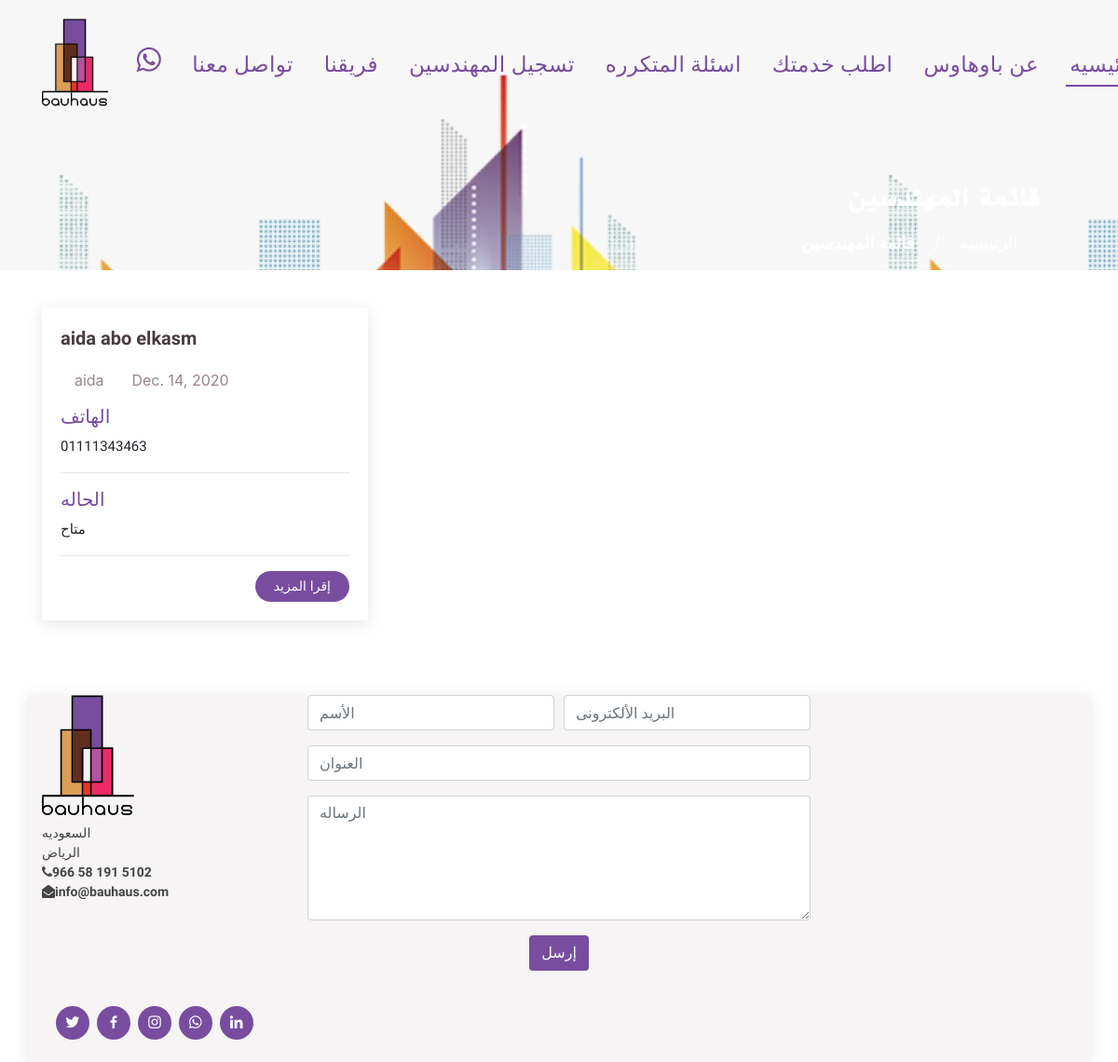
/office/engineer-list, run on an earlier commit of the app's database.
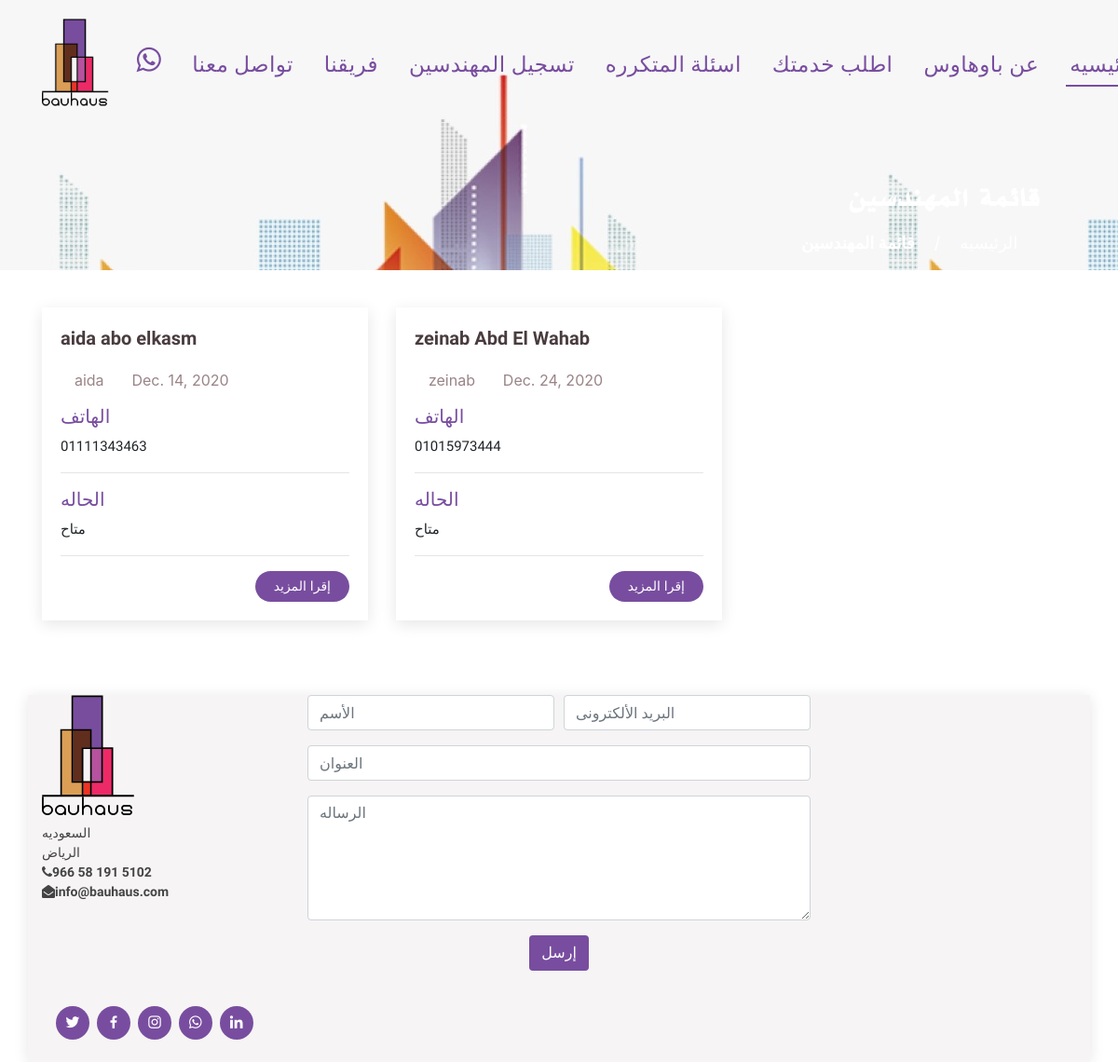
And on a later commit of the database.
### office/models.py (models this page shows, shortened)
class EngineerStatus(models.Model):
    STATUS_CHOCIES = (
        (1, 'متاح'),
        (2, 'غير متاح')
    )
    engineer = models.OneToOneField(User, on_delete=models.CASCADE, unique=True, verbose_name='مهندس')
    status = models.SmallIntegerField(null=True, blank=True, choices=STATUS_CHOCIES)

### accounts/models.py (models this page shows, shortened)
class User(AbstractBaseUser, PermissionsMixin):
    email = models.EmailField(
        verbose_name=_('email address'), max_length=255, unique=True
    )
    first_name = models.CharField(_('first name'), max_length=30, blank=True)
    last_name = models.CharField(_('last name'), max_length=150, blank=True)
    phone = models.CharField(max_length=255, null=True, blank=True)
    timestamp = models.DateTimeField(auto_now_add=True)
    profile_pic = models.ImageField(verbose_name='Profile Picture', default='porfile-pic.png')
    address = models.CharField(_('Address'), max_length=255, null=True, blank=True)
    is_customer = models.BooleanField(_('Customer'), default=False, help_text=_(
        'Designates whether this user should be treated as a Customer. '
    ), )
    is_engineer = models.BooleanField(_('Engineer'), default=False, help_text=_(
        'Designates whether this user should be treated as an Engineer. '
    ))
    is_admin = models.BooleanField(_('Admin'), default=False, help_text=_(
        'Designates whether this user should be treated as an Admin. '
    ))
    is_outdoor_engineer = models.BooleanField(_('outdoor engineer'), default=False, help_text=_(
        'Designates whether this user should be treated as an Outdoor Engineer. '
    ))
    USER_TYPE_CHOICES = (
        (1, 'admin'),
        (2, 'engineer'),
        (3, 'customer'),
        (4, 'outdoor_engineer'),
    )
    user_type = models.PositiveSmallIntegerField(choices=USER_TYPE_CHOICES, null=True, verbose_name=_('User Type'),
                                                 help_text=_(
                                                     'User Role in A system '
                                                 ))
    is_active = models.BooleanField(
        _('active'),
        default=True,
        help_text=_(
            'Designates whether this user should be treated as active. '
            'Unselect this instead of deleting accounts.'
        ),
    )
    is_staff = models.BooleanField(
        _('staff status'),
        default=False,
        help_text=_(
            'Designates whether the user can log into this admin site.'
        ),
    )
    date_joined = models.DateTimeField(
        _('date joined'), default=timezone.now
    )
    objects = UserManager()
    USERNAME_FIELD = 'email'
    REQUIRED_FIELDS = ['first_name', 'last_name', 'phone', 'address']

### office/views.py (the view)
# urls.py: path('engineer-list', views.engineer_online_list, name='engineer-online-list'),
def engineer_online_list(request):
    context = {"engineers": EngineerStatus.objects.filter(status=1)}
    return render(request, 'office/engineer-list.html', context=context)

### office/templates/office/engineer-list.html (shortened to what this page needs)
{% extends 'main.html' %}
{% load static %}
{% block content %}
<main id="main">
       <div class="ftco-blocks-cover-1">
      <div class="site-section-cover overlay" data-stellar-background-ratio="0.5" style="background-image: url('../../../static/images/bauhaus3.png')">
        <div class="container">
          <div class="row align-items-center ">
            <div class="col-md-5 mt-5 pt-5">
              <h1 class="mb-3 font-weight-bold body-font">قائمة المهندسين</h1>
              <p><a href="{% url 'home-page' %}" class="body-font text-white">الرئيسيه</a> <span class="mx-3">/</span> <strong> قائمة المهندسين </strong></p>
            </div>
          </div>
        </div>
      </div>
    </div>
 <section id="blog" class="blog">
      <div class="container">
        <div class="row">
          <div class="col-lg-12 entries">
            <div class="row">
                {% for eng in engineers %}
                    <div class="col-4">
                                                <article class="entry">
                  <h2 class="entry-title body-font text-mandigo">
                    <a href="{% url 'engineer-detail' eng.pk %}">{{ eng.engineer.first_name }}  {{ eng.engineer.last_name }}</a>
                  </h2>
                  <div class="entry-meta">
                    <ul>
                      <li class="d-flex align-items-center"><i class="icofont-user"></i> {{ eng.engineer.first_name }} </li>
                      <li class="d-flex align-items-center"><i class="icofont-wall-clock"></i> <time datetime="{{ eng.engineer.date_joined.date }}">{{ eng.engineer.date_joined.date }}</time></li>
                    </ul>
                  </div>
                  <div class="entry-content">
                    <h5 class="body-font text-mandigo"> الهاتف</h5>
                      <p class="body-font"> {{ eng.engineer.phone }}</p>
                      <hr/>
                          <h5 class="body-font text-mandigo"> الحاله</h5>
                      {% if eng.status == 1 %}
                                            <p class="body-font"> متاح</p>
            {% endif %}
                      <hr/>
                    <div class="read-more">
                      <a href="{% url 'engineer-detail' eng.pk %}">إقرا المزيد</a>
                    </div>
                  </div>
                </article>
                    </div>
                {% endfor %}
               </div>
            </div>
          </div>
        </div>
 </section>
</main>
{% endblock content %}

What changed in the data, as far as the page shows it:
added EngineerStatus: engineer.first_name "zeinab", engineer.last_name "Abd El Wahab", engineer.date_joined "Dec. 24, 2020", engineer.phone "01015973444", status "متاح"
